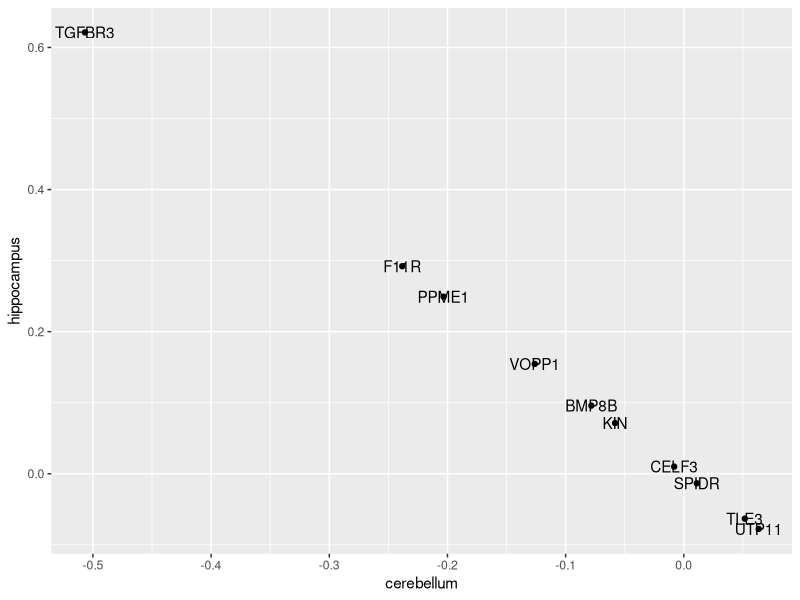

Write the R code that produced this figure.
rm(list = ls())
library(dslabs)
library(caret)
library(tidyverse)
library(ggplot2)
data("tissue_gene_expression")

set.seed(1993) #if using R 3.6 or later set.seed(1993, sample.kind="Rounding")
ind <- which(tissue_gene_expression$y %in% c("cerebellum", "hippocampus"))
y <- droplevels(tissue_gene_expression$y[ind])
x <- tissue_gene_expression$x[ind, ]
x <- x[, sample(ncol(x), 10)]

train_lda <- train(x, y, method = "lda", preProcess = "center")
train_lda$results

df_fm_means <- as.data.frame(t(train_lda$finalModel$means))

t(train_lda$finalModel$means) %>% data.frame() %>%
  mutate(predictor_name = rownames(.)) %>%
  ggplot(aes(cerebellum, hippocampus, label = predictor_name)) +
  geom_point() +
  geom_text()
